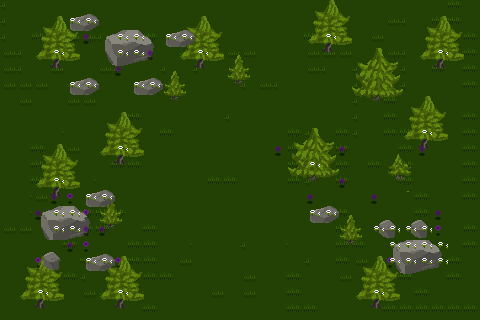

A 2D game scene composited from a Tiled map and its tileset images. What follows is a short description and the map's XML, with each tile layer's data collapsed to a summary:
An orthogonal 30x20 tile map with 16x16 px tiles, 5 tile layers (Rutlager 1, Rutlager 2, Rutlager 3, Rutlager 4, ...).

<map version="1.10" tiledversion="1.11.2" orientation="orthogonal" renderorder="right-down" width="30" height="20" tilewidth="16" tileheight="16" infinite="0" nextlayerid="10" nextobjectid="1">
 <tileset firstgid="1" source="forest.tsx" />
 <layer id="1" name="Rutlager 1" width="30" height="20">
  <data>[600 cells, 599 non-empty, 9 distinct tile ids]</data>
 </layer>
 <layer id="6" name="Rutlager 2" width="30" height="20">
  <data>[600 cells, 342 non-empty, 41 distinct tile ids]</data>
 </layer>
 <layer id="7" name="Rutlager 3" width="30" height="20">
  <data>[600 cells, 91 non-empty, 26 distinct tile ids]</data>
 </layer>
 <layer id="8" name="Rutlager 4" width="30" height="20">
  <data>[600 cells, 22 non-empty, 2 distinct tile ids]</data>
 </layer>
 <layer id="9" name="infolayer" width="30" height="20">
  <data>[600 cells, 45 non-empty, 1 distinct tile ids]</data>
 </layer>
</map>